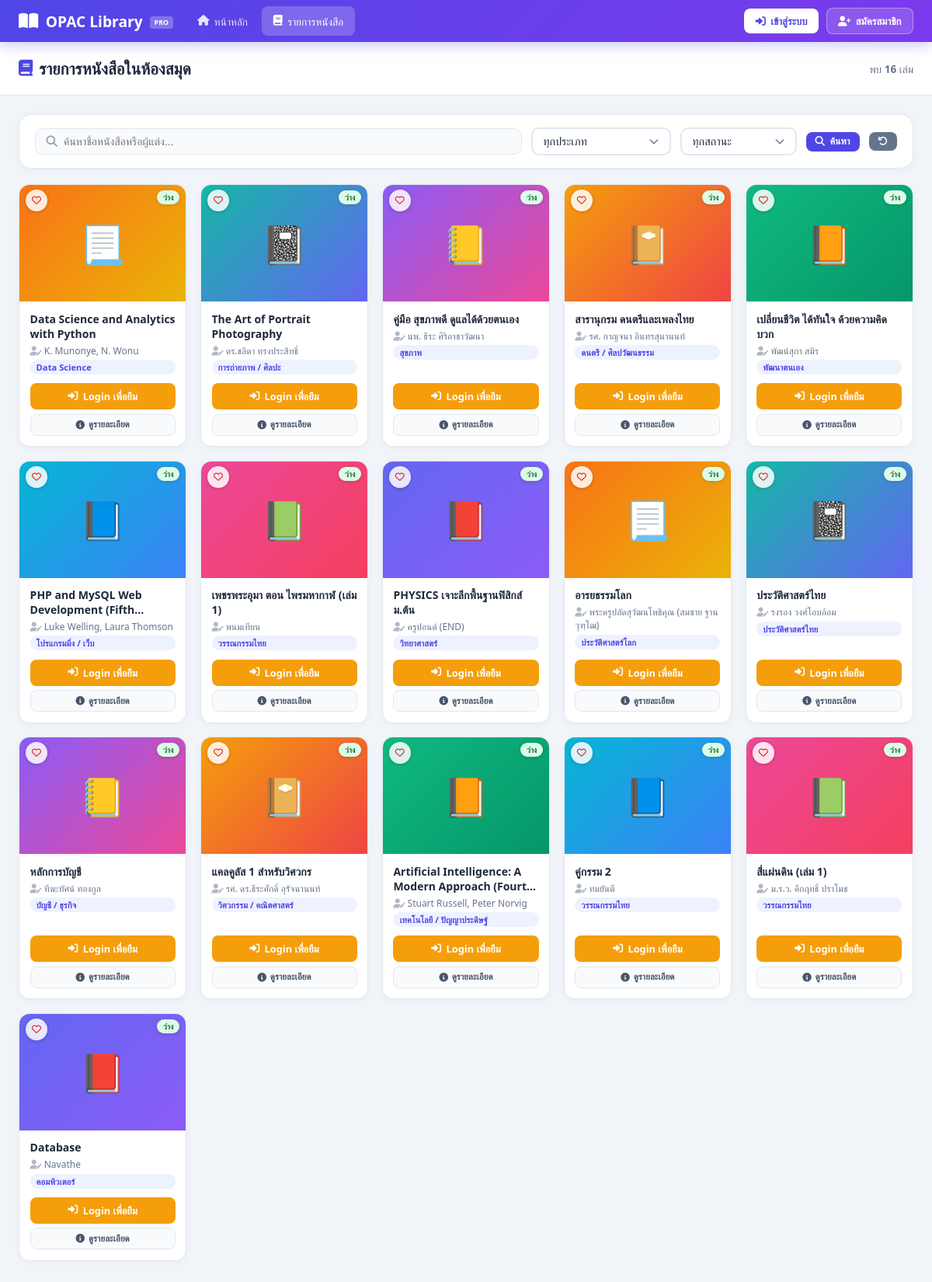
The page /books.php on the database its author committed.
### tables this page shows
CREATE TABLE `books` (
  `book_id` int(11) NOT NULL,
  `book_name` varchar(255) DEFAULT NULL,
  `type_name` varchar(100) NOT NULL,
  `author` varchar(255) DEFAULT NULL,
  `status` varchar(50) DEFAULT NULL
);

### books.php (the view, shortened to what this page needs)
<?php
include('db.php');
$search   = $_GET['search']   ?? '';
$where = "WHERE 1=1";
$books = mysqli_query($conn,"SELECT * FROM books $where ORDER BY book_id DESC");
$total = mysqli_num_rows($books);
$my_borrowed = [];
$my_favorites = [];
$colors = ['linear-gradient(135deg,#6366f1,#8b5cf6)','linear-gradient(135deg,#ec4899,#f43f5e)','linear-gradient(135deg,#06b6d4,#3b82f6)','linear-gradient(135deg,#10b981,#059669)','linear-gradient(135deg,#f59e0b,#ef4444)','linear-gradient(135deg,#8b5cf6,#ec4899)','linear-gradient(135deg,#14b8a6,#6366f1)','linear-gradient(135deg,#f97316,#eab308)'];
$icons  = ['📕','📗','📘','📙','📔','📒','📓','📃'];
include('header.php');
?>
<div class="page-header">
  <div class="page-header-inner">
    <div class="page-title"><i class="fas fa-book"></i> รายการหนังสือในห้องสมุด</div>
    <div style="font-size:.85rem;color:#64748b;">พบ <strong><?= $total ?></strong> เล่ม</div>
  </div>
</div>
<div class="container">
<div class="card" style="margin-bottom:1.25rem;">
  <div class="card-body" style="padding:1rem 1.25rem;">
    <form method="get" style="display:flex;gap:.75rem;flex-wrap:wrap;align-items:center;">
      <div class="search-bar" style="flex:1;min-width:180px;max-width:none;">
        <i class="fas fa-search"></i>
        <input type="text" name="search" placeholder="ค้นหาชื่อหนังสือหรือผู้แต่ง..." value="<?= htmlspecialchars($search) ?>">
      </div>
      <select name="type" class="form-control form-select" style="width:180px;padding:.5rem .85rem;">
        <option value="">ทุกประเภท</option>
      </select>
      <select name="status" class="form-control form-select" style="width:150px;padding:.5rem .85rem;">
        <option value="">ทุกสถานะ</option>
      </select>
      <button type="submit" class="btn btn-primary btn-sm"><i class="fas fa-search"></i> ค้นหา</button>
      <a href="books.php" class="btn btn-secondary btn-sm"><i class="fas fa-undo"></i></a>
    </form>
  </div>
</div>
<?php if($total === 0): ?>
<div class="empty-state"><i class="fas fa-search"></i><h3>ไม่พบหนังสือ</h3><p>ลองเปลี่ยนคำค้นหา</p></div>
<?php else: ?>
<div style="display:grid;grid-template-columns:repeat(auto-fill,minmax(210px,1fr));gap:1.1rem;">
<?php
$books = mysqli_query($conn,"SELECT * FROM books $where ORDER BY book_id DESC");
while($b = mysqli_fetch_assoc($books)):
  $ci       = ($b['book_id']-1) % 8;
  $avail    = ($b['status'] ?? 'available') === 'available';
  $i_borrow = in_array($b['book_id'], $my_borrowed);
  $i_fav    = in_array($b['book_id'], $my_favorites);
?>
<div style="background:white;border:1px solid #e2e8f0;border-radius:14px;overflow:hidden;box-shadow:0 2px 8px rgba(0,0,0,.04);display:flex;flex-direction:column;transition:all .2s;" onmouseover="this.style.transform='translateY(-3px)';this.style.boxShadow='0 10px 28px rgba(0,0,0,.1)'" onmouseout="this.style.transform='';this.style.boxShadow='0 2px 8px rgba(0,0,0,.04)'">
  <div style="position:relative;height:150px;overflow:hidden;cursor:pointer;" onclick="showDetail(<?= $b['book_id'] ?>)">
    <?php if(!empty($b['book_image']) && file_exists($b['book_image'])): ?>
    <img src="<?= htmlspecialchars($b['book_image']) ?>" alt="<?= htmlspecialchars($b['book_name']) ?>" style="width:100%;height:100%;object-fit:cover;display:block;" loading="lazy">
    <?php else: ?>
    <div style="display:none;width:100%;height:100%;background:<?= $colors[$ci] ?>;align-items:center;justify-content:center;font-size:3rem;"><?= $icons[$ci] ?></div>
    <?php endif; ?>
    <span style="position:absolute;top:7px;right:8px;font-size:.65rem;font-weight:700;padding:2px 8px;border-radius:50px;background:<?= $avail?'#dcfce7':'#fee2e2' ?>;color:<?= $avail?'#166534':'#991b1b' ?>;box-shadow:0 1px 4px rgba(0,0,0,.15);">
      <?= $avail ? 'ว่าง' : '📤 ถูกยืม' ?>
    </span>
    <?php if($role === 'member'): ?>
    <a href="book_detail.php?id=<?= $b['book_id'] ?>&fav_toggle=1"
       style="position:absolute;top:6px;left:8px;width:28px;height:28px;background:<?= $i_fav?'#dc2626':'rgba(255,255,255,.85)' ?>;color:<?= $i_fav?'white':'#dc2626' ?>;border-radius:50%;display:flex;align-items:center;justify-content:center;font-size:.75rem;box-shadow:0 1px 4px rgba(0,0,0,.2);text-decoration:none;"
       onclick="event.stopPropagation()" title="<?= $i_fav?'ลบออกจากโปรด':'เพิ่มรายการโปรด' ?>">
      <i class="fas fa-heart"></i>
    </a>
    <?php elseif($role === 'guest'): ?>
    <a href="login.php?redirect=favorites.php"
       style="position:absolute;top:6px;left:8px;width:28px;height:28px;background:rgba(255,255,255,.85);color:#dc2626;border-radius:50%;display:flex;align-items:center;justify-content:center;font-size:.75rem;box-shadow:0 1px 4px rgba(0,0,0,.2);text-decoration:none;"
       onclick="event.stopPropagation()" title="Login เพื่อเพิ่มโปรด">
      <i class="far fa-heart"></i>
    </a>
    <?php endif; ?>
  </div>
  <div style="padding:.85rem;flex:1;display:flex;flex-direction:column;gap:.2rem;">
    <div style="font-weight:700;font-size:.875rem;line-height:1.35;overflow:hidden;display:-webkit-box;-webkit-line-clamp:2;-webkit-box-orient:vertical;cursor:pointer;" onclick="showDetail(<?= $b['book_id'] ?>)"><?= htmlspecialchars($b['book_name']) ?></div>
    <div style="font-size:.75rem;color:#64748b;"><i class="fas fa-user-edit" style="opacity:.5"></i> <?= htmlspecialchars($b['author'] ?? '–') ?></div>
    <div style="font-size:.7rem;background:#eef2ff;color:#4f46e5;padding:2px 8px;border-radius:50px;display:inline-block;font-weight:600;"><?= htmlspecialchars($b['type_name'] ?? '–') ?></div>
    <div style="margin-top:auto;padding-top:.5rem;display:flex;flex-direction:column;gap:.35rem;">
      <?php if($avail && !$i_borrow): ?>
        <?php if($role === 'guest'): ?>
        <a href="login.php?redirect=books.php%3Fborrow%3D<?= $b['book_id'] ?>"
           style="display:flex;align-items:center;justify-content:center;gap:.4rem;padding:.5rem;background:#f59e0b;color:white;border-radius:8px;font-size:.8rem;font-weight:700;text-decoration:none;">
          <i class="fas fa-sign-in-alt"></i> Login เพื่อยืม
        </a>
        <?php endif; ?>
      <?php elseif($i_borrow): ?>
        <a href="my_borrow.php" style="display:flex;align-items:center;justify-content:center;padding:.5rem;background:#dcfce7;color:#166534;border-radius:8px;font-size:.78rem;font-weight:700;text-decoration:none;gap:.3rem;">
          <i class="fas fa-check-circle"></i> ดูการยืมของฉัน
        </a>
      <?php endif; ?>
      <button onclick="showDetail(<?= $b['book_id'] ?>)" style="display:flex;align-items:center;justify-content:center;gap:.3rem;padding:.4rem;background:#f8fafc;color:#475569;border-radius:8px;font-size:.72rem;font-weight:600;border:1px solid #e2e8f0;cursor:pointer;width:100%;transition:.2s;" onmouseover="this.style.background='#eef2ff';this.style.color='#4f46e5'" onmouseout="this.style.background='#f8fafc';this.style.color='#475569'">
        <i class="fas fa-info-circle"></i> ดูรายละเอียด
      </button>
    </div>
  </div>
</div>
<?php endwhile; ?>
</div>
<?php endif; ?>
</div>
</body></html>

### header.php (style rules this page uses)
* { margin:0;padding:0;box-sizing:border-box; }
body { font-family:'Segoe UI',Tahoma,sans-serif;background:#f1f5f9;color:#1e293b;min-height:100vh; }
a { text-decoration:none;color:inherit; }
.page-header { background:white;border-bottom:1px solid #e2e8f0;padding:1.25rem 0;margin-bottom:1.5rem; }
.page-header-inner { max-width:1280px;margin:0 auto;padding:0 1.5rem;display:flex;align-items:center;justify-content:space-between;flex-wrap:wrap;gap:.75rem; }
.page-title { font-size:1.3rem;font-weight:700;display:flex;align-items:center;gap:.5rem; }
.page-title i { color:#4f46e5; }
.container { max-width:1280px;margin:0 auto;padding:0 1.5rem 3rem; }
.card { background:white;border-radius:16px;border:1px solid #e2e8f0;box-shadow:0 2px 12px rgba(0,0,0,.04);overflow:hidden;margin-bottom:1.5rem; }
.card-body { padding:1.5rem; }
.btn { display:inline-flex;align-items:center;gap:.4rem;padding:.55rem 1.1rem;border-radius:8px;font-size:.85rem;font-weight:600;cursor:pointer;border:none;transition:all .2s;text-decoration:none; }
.btn-primary { background:#4f46e5;color:white; }
.btn-secondary { background:#64748b;color:white; }
.btn-sm { padding:.35rem .75rem;font-size:.78rem; }
.form-control { width:100%;padding:.65rem .9rem;border:2px solid #e2e8f0;border-radius:10px;font-size:.9rem;color:#1e293b;transition:border-color .2s;outline:none;background:white; }
.form-select { appearance:none;background-repeat:no-repeat;background-position:right .75rem center;background-size:1rem;padding-right:2.5rem; }
.search-bar { display:flex;align-items:center;gap:.5rem;background:#f8fafc;border:1.5px solid #e2e8f0;border-radius:10px;padding:.5rem .85rem;max-width:320px; }
.search-bar i { color:#94a3b8;font-size:.9rem; }
.search-bar input { border:none;background:transparent;outline:none;font-size:.875rem;color:#1e293b;width:100%; }

### rows shown on the page
books: book_id "📃", shows "ว่าง", book_name "Data Science and Analytics with Python", author "K. Munonye, N. Wonu", type_name "Data Science"
books: book_id "📓", shows "ว่าง", book_name "The Art of Portrait Photography", author "ดร.ชลิดา ทรงประสิทธิ์", type_name "การถ่ายภาพ / ศิลปะ"
books: book_id "📒", shows "ว่าง", book_name "คู่มือ สุขภาพดี ดูแลได้ด้วยตนเอง", author "นพ. ธีระ ศิริอาชาวัฒนา", type_name "สุขภาพ"
books: book_id "📔", shows "ว่าง", book_name "สารานุกรม ดนตรีและเพลงไทย", author "รศ. กาญจนา อินทรสุนานนท์", type_name "ดนตรี / ศิลปวัฒนธรรม"
books: book_id "📙", shows "ว่าง", book_name "เปลี่ยนชีวิต ได้ทันใจ ด้วยความคิดบวก", author "พัฒน์สุกา สมิร", type_name "พัฒนาตนเอง"
books: book_id "📘", shows "ว่าง", book_name "PHP and MySQL Web Development…", author "Luke Welling, Laura Thomson", type_name "โปรแกรมมิ่ง / เว็บ"
books: book_id "📗", shows "ว่าง", book_name "เพชรพระอุมา ตอน ไพรมหากาฬ (เล่ม 1)", author "พนมเทียน", type_name "วรรณกรรมไทย"
books: book_id "📕", shows "ว่าง", book_name "PHYSICS เจาะลึกพื้นฐานฟิสิกส์ ม.ต้น", author "ครูปอนด์ (END)", type_name "วิทยาศาสตร์"
books: book_id "📃", shows "ว่าง", book_name "อารยธรรมโลก", author "พระครูปลัดสุวัฒนโพธิคุณ (สมชาย ฐานวุฑฺโฒ)", type_name "ประวัติศาสตร์โลก"
books: book_id "📓", shows "ว่าง", book_name "ประวัติศาสตร์ไทย", author "รงรอง วงศ์โอบอ้อม", type_name "ประวัติศาสตร์ไทย"
books: book_id "📒", shows "ว่าง", book_name "หลักการบัญชี", author "ทีฆะทัศน์ ทองกูล", type_name "บัญชี / ธุรกิจ"
books: book_id "📔", shows "ว่าง", book_name "แคลคูลัส 1 สำหรับวิศวกร", author "รศ. ดร.ธีระศักดิ์ อุรัจนานนท์", type_name "วิศวกรรม / คณิตศาสตร์"
books: book_id "📙", shows "ว่าง", book_name "Artificial Intelligence: A Modern Approach…", author "Stuart Russell, Peter Norvig", type_name "เทคโนโลยี / ปัญญาประดิษฐ์"
books: book_id "📘", shows "ว่าง", book_name "คู่กรรม 2", author "ทมยันตี", type_name "วรรณกรรมไทย"
books: book_id "📗", shows "ว่าง", book_name "สี่แผ่นดิน (เล่ม 1)", author "ม.ร.ว. คึกฤทธิ์ ปราโมช", type_name "วรรณกรรมไทย"
books: book_id "📕", status "ว่าง", book_name "Database", author "Navathe", type_name "คอมพิวเตอร์"

### other values the page prints
$total "16"
